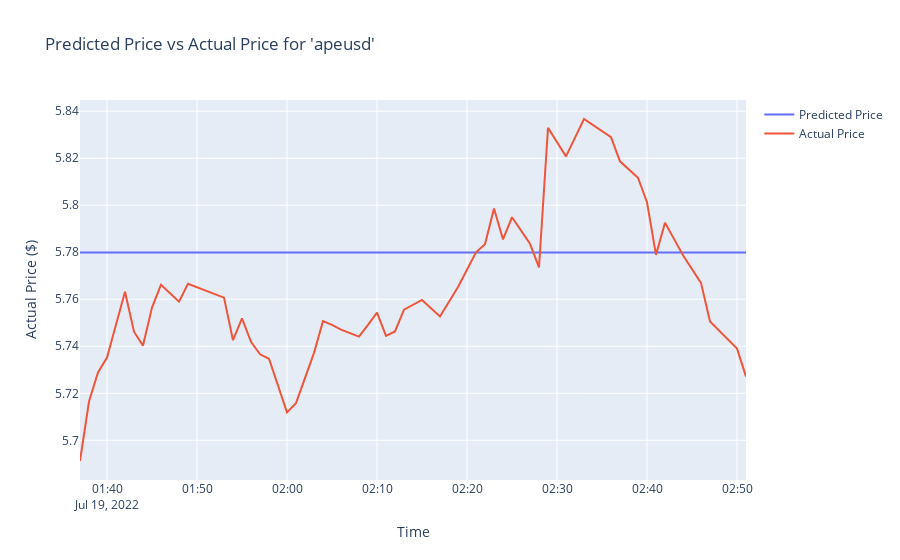

Notebook code for this chart:
### Code cell
print(len(test_predictions[0]))
print()
def ave_percentage_error(y_true, y_pred):
    return np.mean(np.abs((y_true - y_pred) / y_true)) * 100
#print(ave_percentage_error(price_test_y, forecast_price))

fig = go.Figure()
pred_line = go.Scatter(x=time_test_y[:len(forecast_price)], y=forecast_price, mode = 'lines', name = 'Predicted Price')
fig.add_trace(pred_line)

fig.add_trace(go.Scatter(x=time_test_y[:len(forecast_price)], y=price_test_val[:len(forecast_price)], mode = 'lines', name = 'Actual Price'))

fig.update_layout(xaxis_title="Time", yaxis_title="Actual Price ($)", title=f"Predicted Price vs Actual Price for '{crypto_name}'")
fig.write_json("'LSTM_figures/'+f'{fig_name}_{crypto_name}_predicted_price_test.json")
fig.show()
